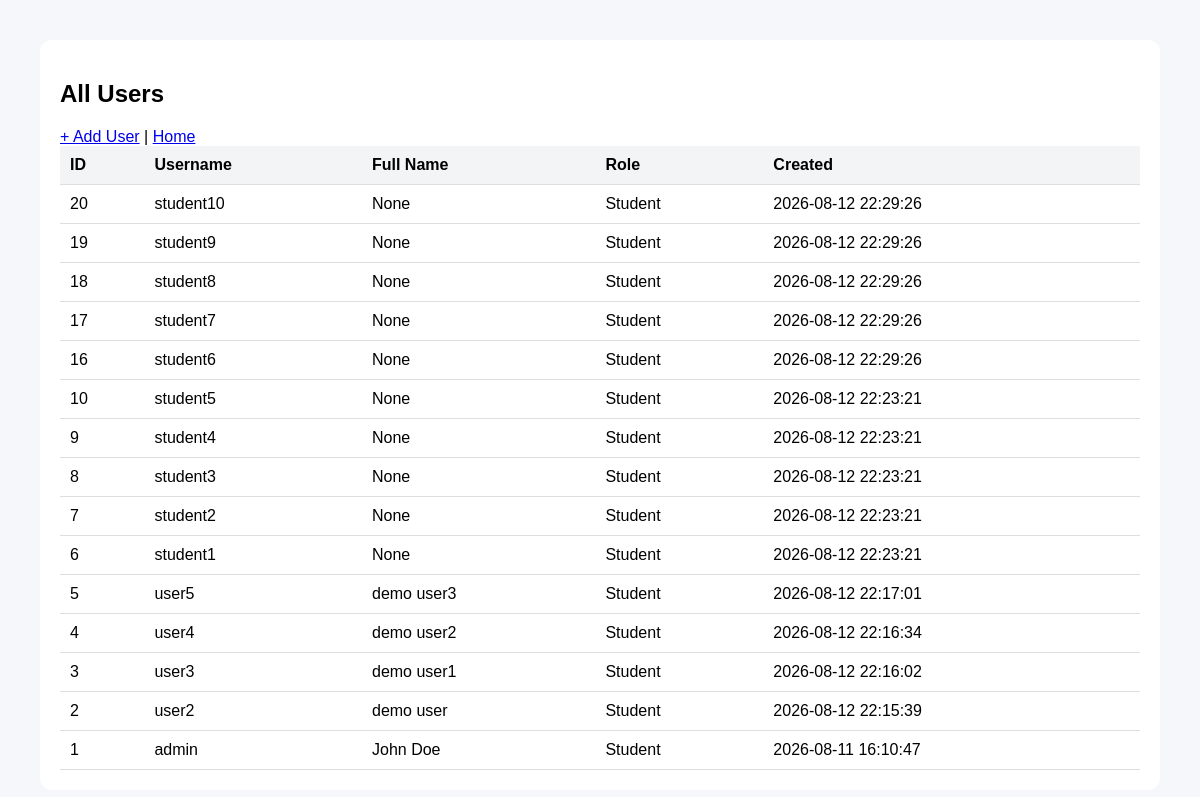
Screenshot of /users with the database file from the repository.
### tables this page shows
CREATE TABLE Users (
        user_id INTEGER PRIMARY KEY AUTOINCREMENT,
        username TEXT UNIQUE NOT NULL,
        full_name TEXT,
        password_hash TEXT,
        role TEXT CHECK(role IN ('Student','Teacher','Admin')),
        created_at TIMESTAMP DEFAULT CURRENT_TIMESTAMP
    );

### app.py (the view)
@app.route("/users")
def users_list():
    conn = get_db()
    users = conn.execute("SELECT * FROM Users ORDER BY user_id DESC").fetchall()
    conn.close()
    return render_template("users.html", users=users)

### app.py (called while the page is built)
def get_db():
    conn = sqlite3.connect(DB_PATH)
    conn.row_factory = sqlite3.Row
    return conn

### templates/users.html (shortened to what this page needs)
<!doctype html>
<html>
  <head>
  </head>
  <body>
    <div class="card">
      <h2>All Users</h2>
      <a href="/add_user">+ Add User</a> | <a href="/">Home</a>
      <table>
        <tr>
          <th>ID</th>
          <th>Username</th>
          <th>Full Name</th>
          <th>Role</th>
          <th>Created</th>
        </tr>
        {% for u in users %}
        <tr>
          <td>{{ u['user_id'] }}</td>
          <td>{{ u['username'] }}</td>
          <td>{{ u['full_name'] }}</td>
          <td>{{ u['role'] }}</td>
          <td>{{ u['created_at'] }}</td>
        </tr>
        {% endfor %}
      </table>
    </div>
  </body>
</html>

### templates/users.html (style rules this page uses)
body { font-family: Arial; margin: 40px; background: #f5f7fb; }
.card { background: white; padding: 20px; border-radius: 12px; }
table { width: 100%; border-collapse: collapse; }
th, td { padding: 10px; border-bottom: 1px solid #ddd; text-align: left; }
th { background: #f3f4f6; }

### rows the page displays
Users: user_id "20", username "student10", full_name "None", role "Student", created_at "2026-08-12 22:29:26"
Users: user_id "19", username "student9", full_name "None", role "Student", created_at "2026-08-12 22:29:26"
Users: user_id "18", username "student8", full_name "None", role "Student", created_at "2026-08-12 22:29:26"
Users: user_id "17", username "student7", full_name "None", role "Student", created_at "2026-08-12 22:29:26"
Users: user_id "16", username "student6", full_name "None", role "Student", created_at "2026-08-12 22:29:26"
Users: user_id "10", username "student5", full_name "None", role "Student", created_at "2026-08-12 22:23:21"
Users: user_id "9", username "student4", full_name "None", role "Student", created_at "2026-08-12 22:23:21"
Users: user_id "8", username "student3", full_name "None", role "Student", created_at "2026-08-12 22:23:21"
Users: user_id "7", username "student2", full_name "None", role "Student", created_at "2026-08-12 22:23:21"
Users: user_id "6", username "student1", full_name "None", role "Student", created_at "2026-08-12 22:23:21"
Users: user_id "5", username "user5", full_name "demo user3", role "Student", created_at "2026-08-12 22:17:01"
Users: user_id "4", username "user4", full_name "demo user2", role "Student", created_at "2026-08-12 22:16:34"
Users: user_id "3", username "user3", full_name "demo user1", role "Student", created_at "2026-08-12 22:16:02"
Users: user_id "2", username "user2", full_name "demo user", role "Student", created_at "2026-08-12 22:15:39"
Users: user_id "1", username "admin", full_name "John Doe", role "Student", created_at "2026-08-11 16:10:47"
